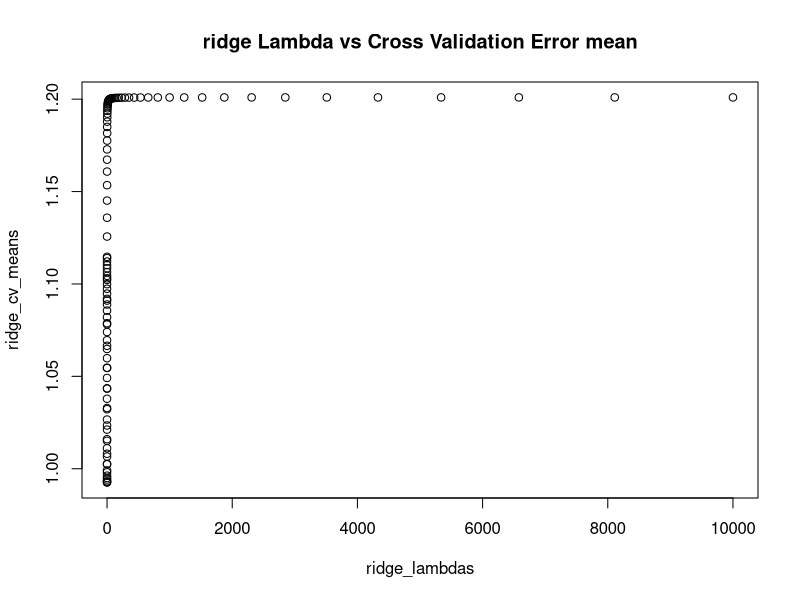
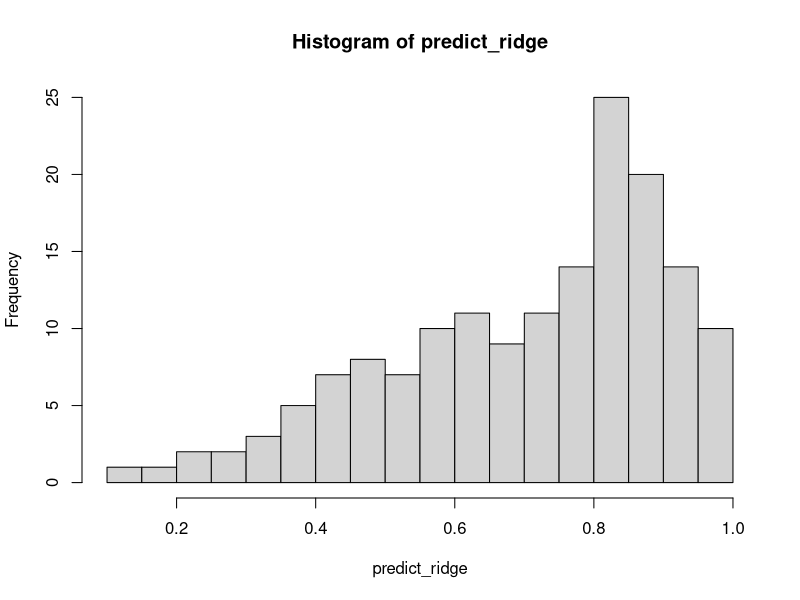
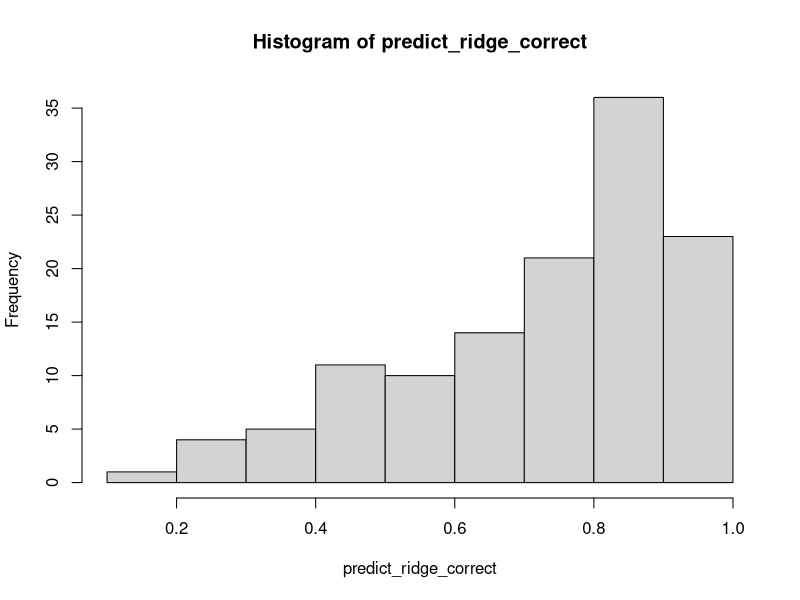
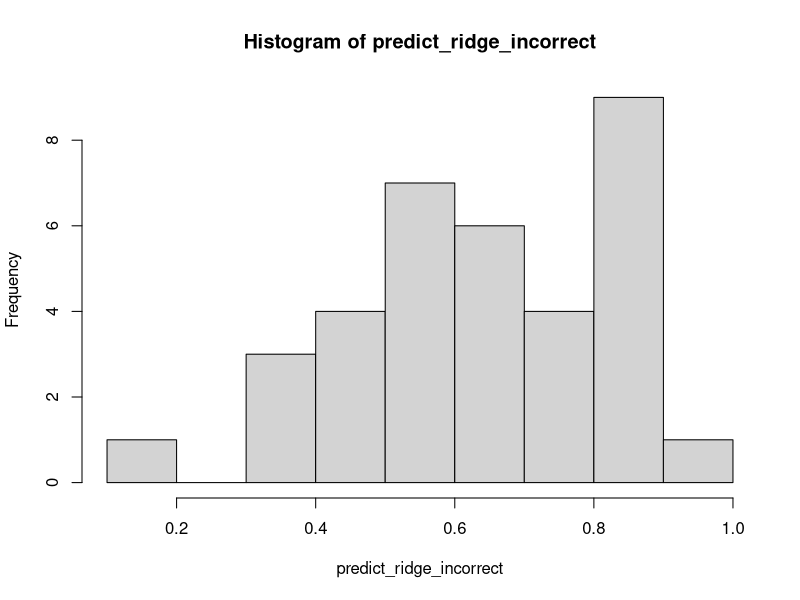

These charts were generated, in order, by the following R code:
# Ridge 

# Ridge attempt 

setwd("C:/Users/board/Desktop/Kaggle/mf850_extra")
data <- read.csv("mf850-loan-data.csv")
set.seed(1)
# Data cleaning - change variables into categorical variables 
data$DEPENDENTS <- as.factor(data$DEPENDENTS)
data$CRED_HERE <- as.factor(data$CRED_HERE)
data$INSTALLMENTRATE <- as.factor(data$INSTALLMENTRATE)
data$ATADDRESSSINCE <- as.factor(data$ATADDRESSSINCE)

# Scale continous variables 
data$AGE <- scale(data$AGE)
data$DURATION <- scale(data$DURATION)


# Splitting the data into test/ train sets  
# https://ragrawal.wordpress.com/2012/01/14/dividing-data-into-training-and-testing-dataset-in-r/

# Sample split into test train set 
indexes <- sample(1:nrow(data), size = 0.2*nrow(data))
test <- data[indexes, ]
train <- data[-indexes, ]

library(glmnet) # glmnet for ridge/ ridge regression 

# Split train data into independent and dependent variables 
# model matrix splits data into dummy variables 
x = model.matrix(CRED_APPROVED~., family = "binomial", data = train)
y = ifelse(train$CRED_APPROVED == 'YES',1,0)

# Use cross validation with to determine the lambda parameter for ridge regression 
lambdas <- 10^seq(4,-5, length = 100)
cv.ridge = cv.glmnet(x, y, family = "binomial", lambda = lambdas, alpha = 0, standardize = FALSE)

# Plot lambda vs. cross validation error mean
ridge_lambdas <- cv.ridge$lambda
ridge_cv_means <- cv.ridge$cvm
plot(ridge_lambdas, ridge_cv_means, main = "ridge Lambda vs Cross Validation Error mean")

# should the lambda with the lowest cross validation error rate 
bestlam = cv.ridge$lambda.min

# look at coefficients which are not very small for the ridge regression 
ridge1 <- glmnet(x, y, family = "binomial", alpha = 0, standardize = FALSE, lambda = lambdas)
ridge.coef <- predict(ridge1, type = "coefficients", s= bestlam)[1:(ncol(x)) ,]
ridge.coef

ridge.coef[abs(ridge.coef) > 0.001]

length(ridge.coef[abs(ridge.coef) > 0.1])


# Test on test set 

# Prepare the test set data 
test1 <- model.matrix(CRED_APPROVED~., family = "binomial", data=test)
# Make predictions using ridge model on test data 
predict_ridge <- predict(ridge1, newx= test1, type = "response", s= bestlam)
# Look at predictions 
hist(predict_ridge, breaks= 20)
# Re format results so they will be comparable 
predict_ridge_yn <- ifelse(predict_ridge > 0.5,'YES','NO')
# Compare with the original results 
misClasificError <- mean(predict_ridge_yn != test$CRED_APPROVED)
print(paste('Accuracy',1-misClasificError))
# Compare with Baseline 
table(test$CRED_APPROVED)/nrow(test)

# Quick error analysis 

# Probabilities where the model predicted correctly 
predict_ridge_correct <- predict_ridge[predict_ridge_yn == test$CRED_APPROVED]
hist(predict_ridge_correct)
# Probabilities where the model predicted incorrectly 
predict_ridge_incorrect <- predict_ridge[predict_ridge_yn != test$CRED_APPROVED]
hist(predict_ridge_incorrect)